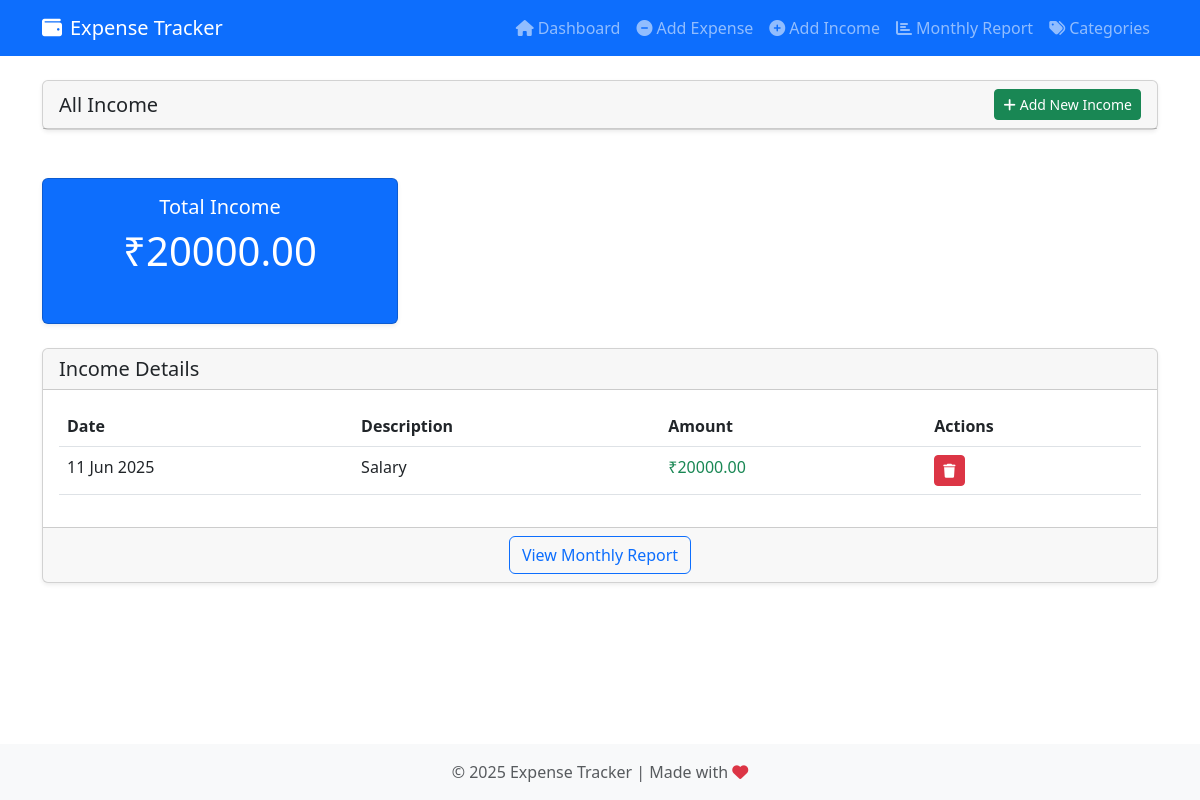
Screenshot of /all_income with the database file from the repository.
### app/app.py (models this page shows)
class Income(db.Model):
    id = db.Column(db.Integer, primary_key=True)
    amount = db.Column(db.Float, nullable=False)
    description = db.Column(db.String(200), nullable=False)
    date = db.Column(db.Date, nullable=False, default=datetime.utcnow)

### app/app.py (the view)
@app.route('/all_income')
def all_income():
    incomes = Income.query.order_by(Income.date.desc()).all()
    total_income = sum(income.amount for income in incomes)
    return render_template(
        'all_income.html',
        incomes=incomes,
        total_income=total_income
    )

### app/templates/all_income.html (shortened to what this page needs)
{% extends 'base.html' %}
{% block content %}
<div class="row mb-4">
    <div class="col-md-12">
        <div class="card">
            <div class="card-header d-flex justify-content-between align-items-center">
                <h5 class="card-title mb-0">All Income</h5>
                <a href="{{ url_for('add_income') }}" class="btn btn-sm btn-success">
                    <i class="fas fa-plus me-1"></i>Add New Income
                </a>
            </div>
        </div>
    </div>
</div>
<div class="row mb-4">
    <div class="col-md-4">
        <div class="card h-100 bg-primary text-white">
            <div class="card-body text-center">
                <h5 class="card-title">Total Income</h5>
                <h2 class="display-6">₹{{ "%.2f"|format(total_income) }}</h2>
            </div>
        </div>
    </div>
</div>
<div class="row">
    <div class="col-md-12">
        <div class="card">
            <div class="card-header">
                <h5 class="card-title mb-0">Income Details</h5>
            </div>
            <div class="card-body">
                {% if incomes %}
                <div class="table-responsive">
                    <table class="table table-hover">
                        <thead>
                            <tr>
                                <th>Date</th>
                                <th>Description</th>
                                <th>Amount</th>
                                <th>Actions</th>
                            </tr>
                        </thead>
                        <tbody>
                            {% for income in incomes %}
                            <tr>
                                <td>{{ income.date.strftime('%d %b %Y') }}</td>
                                <td>{{ income.description }}</td>
                                <td class="text-success">₹{{ "%.2f"|format(income.amount) }}</td>
                                <td>
                                    <form action="{{ url_for('delete_income', id=income.id) }}" method="POST" class="d-inline">
                                        <button type="submit" class="btn btn-sm btn-danger" onclick="return confirm('Are you sure you want to delete this income?')">
                                            <i class="fas fa-trash"></i>
                                        </button>
                                    </form>
                                </td>
                            </tr>
                            {% endfor %}
                        </tbody>
                    </table>
                </div>
                {% else %}
                <p class="text-center text-muted my-4">No income recorded yet</p>
                {% endif %}
            </div>
            <div class="card-footer text-center">
                <a href="{{ url_for('monthly_report') }}" class="btn btn-outline-primary">View Monthly Report</a>
            </div>
        </div>
    </div>
</div>
{% endblock %}

### app/static/css/style.css (style rules this page uses)
body { min-height: 100vh; display: flex; flex-direction: column; }
.card { box-shadow: 0 0.125rem 0.25rem rgba(0, 0, 0, 0.075); margin-bottom: 1.5rem; }
.card-header { background-color: rgba(0, 0, 0, 0.03); }
.table th { font-weight: 600; }
.card.bg-primary, .card.bg-danger, .card.bg-success { transition: transform 0.3s; }
.btn { transition: all 0.2s; }

### rows the page displays
Income: date "11 Jun 2025", description "Salary", amount "20000.00"

### other values shown
{{ "%.2f"|format(total_income) }} "20000.00"
